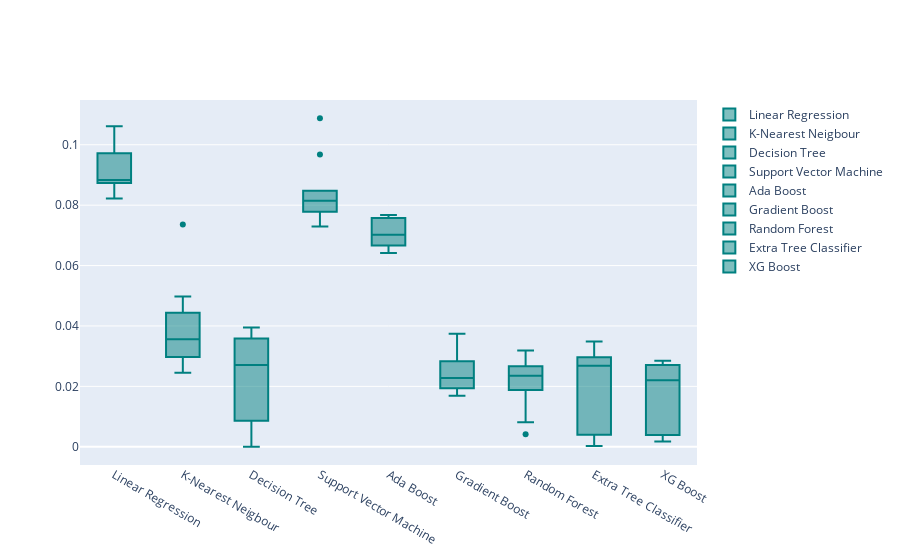

Here is the notebook cell this chart was saved with:
### Markdown cell above
### Model Training and Evaluation

### Code cell
import warnings
warnings.filterwarnings("ignore")

models = GetBasedModel()
names, results, metric_names, metric_values = BasedLine2(X_train, y_train, X_test, y_test, models)
PlotBoxR().PlotResult(names, results)
pd.DataFrame(metric_values, columns=metric_names[0], index=names)

### Figure 1 — Plotly figure (JSON) as saved in the notebook; plotly's stock layout.template omitted (floating-point values rounded to 4 significant figures)
{"data": [{"marker": {"color": "rgb(0, 128, 128)"}, "name": "Linear Regression", "type": "box", "y": [0.09061, 0.1062, 0.09718, 0.1039, 0.08283, 0.08737, 0.08775, 0.08894, 0.08762, 0.08217]}, {"marker": {"color": "rgb(0, 128, 128)"}, "name": "K-Nearest Neigbour", "type": "box", "y": [0.03661, 0.07356, 0.02838, 0.04979, 0.03343, 0.02449, 0.03661, 0.02968, 0.03455, 0.04436]}, {"marker": {"color": "rgb(0, 128, 128)"}, "name": "Decision Tree", "type": "box", "y": [0.02849, 0.03271, 0.03639, 0.03583, 0.02572, 0.008641, 1.847e-16, 0.004407, 0.02573, 0.03946]}, {"marker": {"color": "rgb(0, 128, 128)"}, "name": "Support Vector Machine", "type": "box", "y": [0.07296, 0.1088, 0.08369, 0.09677, 0.07928, 0.08475, 0.0786, 0.07646, 0.08375, 0.07783]}, {"marker": {"color": "rgb(0, 128, 128)"}, "name": "Ada Boost", "type": "box", "y": [0.07132, 0.06911, 0.07406, 0.07674, 0.06845, 0.06419, 0.06433, 0.07577, 0.06666, 0.07585]}, {"marker": {"color": "rgb(0, 128, 128)"}, "name": "Gradient Boost", "type": "box", "y": [0.01941, 0.02794, 0.02832, 0.03741, 0.02449, 0.0169, 0.02077, 0.01915, 0.02099, 0.03204]}, {"marker": {"color": "rgb(0, 128, 128)"}, "name": "Random Forest", "type": "box", "y": [0.02321, 0.02666, 0.02374, 0.03186, 0.02509, 0.00811, 0.01878, 0.004146, 0.02304, 0.03176]}, {"marker": {"color": "rgb(0, 128, 128)"}, "name": "Extra Tree Classifier", "type": "box", "y": [0.02794, 0.03272, 0.02574, 0.03485, 0.02572, 0.004015, 0.001026, 0.0002611, 0.02934, 0.02963]}, {"marker": {"color": "rgb(0, 128, 128)"}, "name": "XG Boost", "type": "box", "y": [0.02339, 0.02704, 0.002824, 0.02848, 0.02267, 0.001737, 0.02136, 0.003897, 0.01649, 0.02782]}], "layout": {}}
